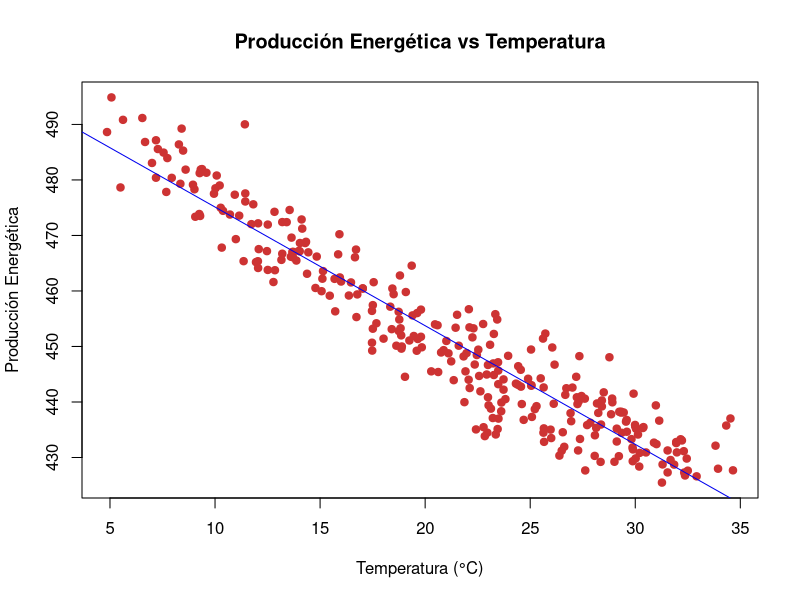

Recreate this plot in R.
library(tidyverse)


datos <- read.csv("./datos.csv", header= TRUE, sep=";")
subset_data <- datos %>% slice(1:300)
subset_data$AT <- as.numeric(gsub(",", ".", subset_data$AT))
subset_data$PE <- as.numeric(gsub(",", ".", subset_data$PE))

plot(subset_data$AT, subset_data$PE,
     main = "Producción Energética vs Temperatura",
     xlab = "Temperatura (°C)",
     ylab = "Producción Energética",
     col = "#CD3333",
     pch = 19)
abline(lm(PE ~ AT, data = subset_data), col = "#0000EE")
